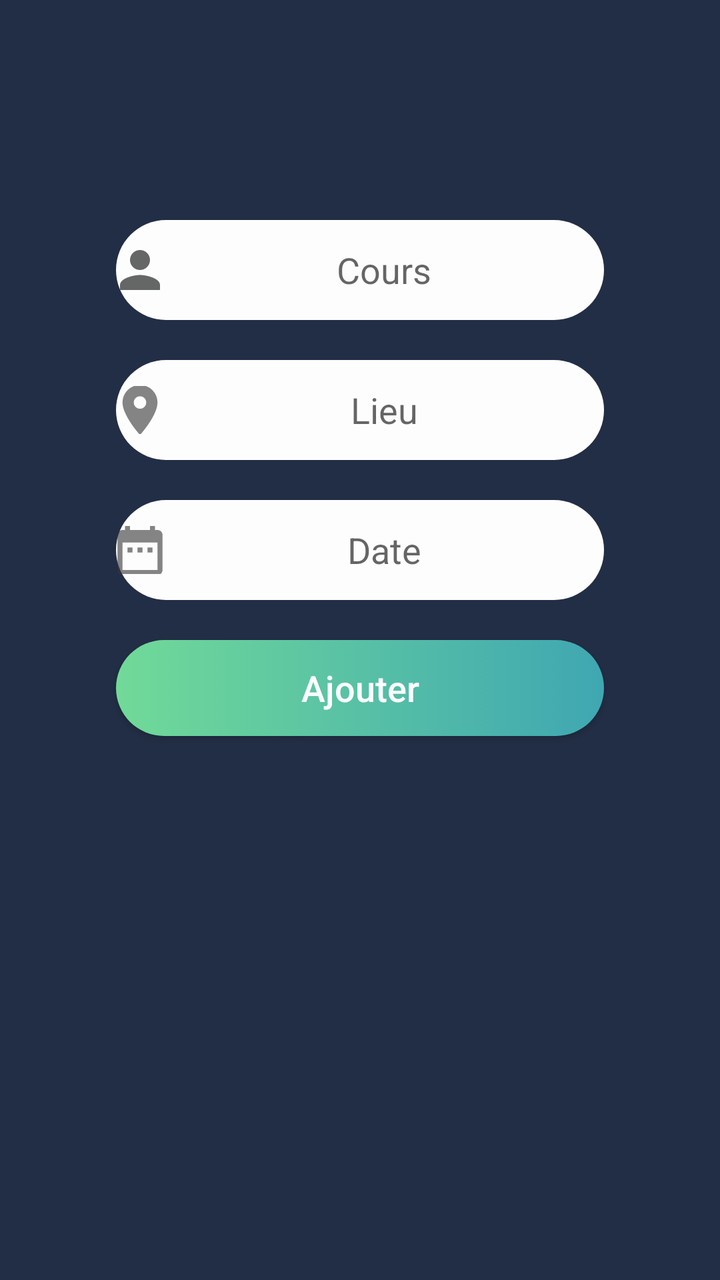
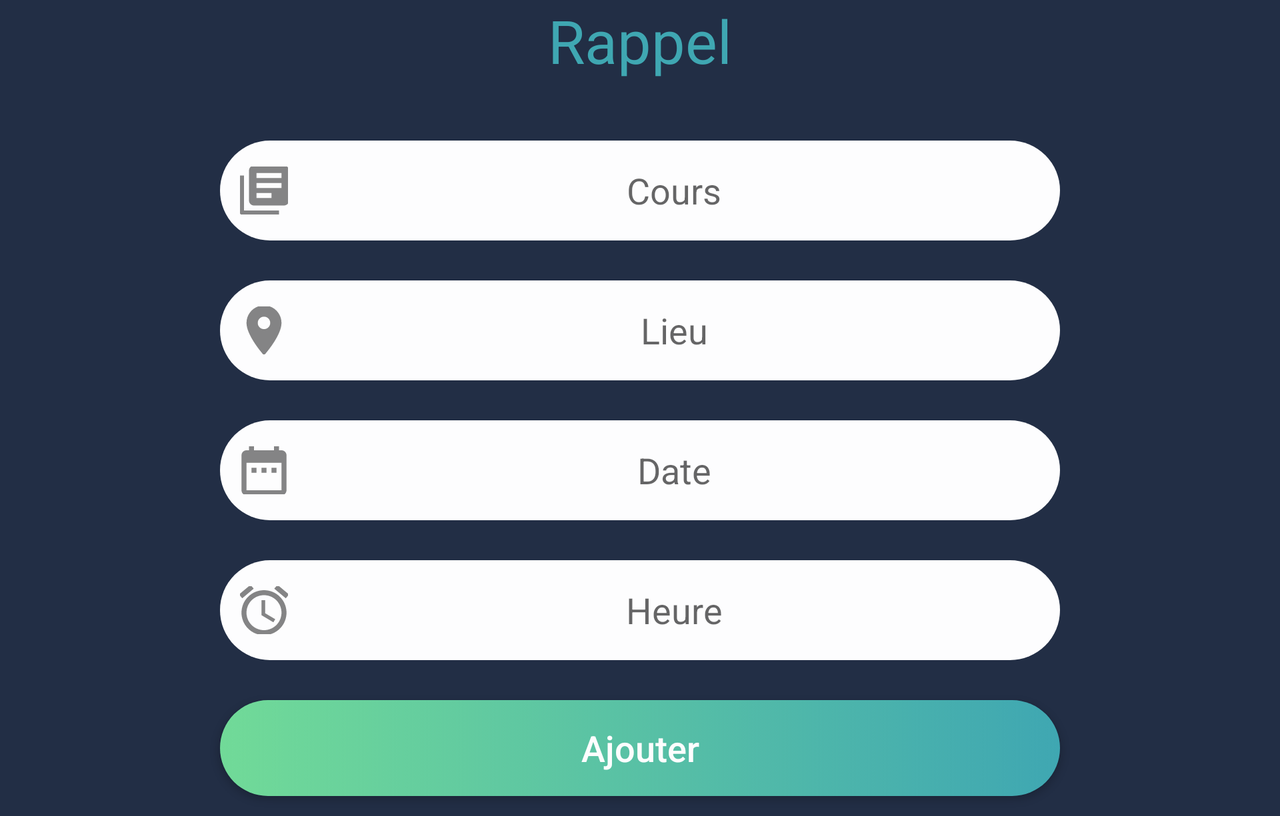

One screen, two layout resources from the same app: the default and the repository's alternative for another configuration. Each is rendered where Android would select it; the XML of both is given below.
<!-- AndroidManifest.xml: application theme AppTheme -->
<!-- res/layout/activity_detail_reminder.xml -->
<RelativeLayout xmlns:android="http://schemas.android.com/apk/res/android"
    xmlns:app="http://schemas.android.com/apk/res-auto"
    xmlns:tools="http://schemas.android.com/tools"
    android:id="@+id/activity_formReminder"
    android:layout_width="match_parent"
    android:layout_height="match_parent"
    android:paddingBottom="100dp"
    android:paddingLeft="48dp"
    android:paddingRight="48dp"
    android:paddingTop="100dp"
    android:background="@color/colorPrimary"
    tools:context=".RegisterActivity">

    <LinearLayout
        android:layout_width="match_parent"
        android:layout_height="match_parent"
        android:layout_centerVertical="true"
        android:layout_centerHorizontal="true"
        android:orientation="vertical">


        <EditText
            style="@style/editText_style"
            android:hint="@string/Cours"
            android:id="@+id/input_reminder_course_"
            android:drawableLeft="@drawable/ic_action_person"
            android:inputType="text" />

        <EditText
            style="@style/editText_style"
            android:hint="@string/location"
            android:id="@+id/input_reminder_location"
            android:drawableLeft="@drawable/ic_loc"
            android:inputType="text" />

        <EditText
            style="@style/editText_style"
            android:hint="@string/Date"
            android:id="@+id/input_reminder_date"
            android:drawableLeft="@drawable/ic_date"
            android:focusable="false"
            android:clickable="true"
            android:inputType="datetime" />

        <Button
            android:id="@+id/btn_reminder_register"
            style="@style/button_style"
            android:text="@string/Add" />

        <ProgressBar
            android:id="@+id/progress_reminder_register"
            android:layout_width="match_parent"
            android:layout_height="wrap_content"
            android:visibility="invisible" />
    </LinearLayout>
</RelativeLayout>
<!-- resources referenced by this layout -->
<resources>
  <color name="colorPrimary">#222E45</color>
  <!-- drawable ic_action_person (drawable-anydpi) -->
  <vector xmlns:android="http://schemas.android.com/apk/res/android"
      android:width="24dp"
      android:height="24dp"
      android:viewportWidth="19.2"
      android:viewportHeight="19.2"
      android:tint="#3E4141"
      android:alpha="0.8">
    <group android:translateX="-2.4"
        android:translateY="-2.4">
        <path
            android:fillColor="#FF000000"
            android:pathData="M12,12c2.21,0 4,-1.79 4,-4s-1.79,-4 -4,-4 -4,1.79 -4,4 1.79,4 4,4zM12,14c-2.67,0 -8,1.34 -8,4v2h16v-2c0,-2.66 -5.33,-4 -8,-4z"/>
    </group>
  </vector>
  <!-- drawable ic_loc (drawable-anydpi) -->
  <vector xmlns:android="http://schemas.android.com/apk/res/android"
      android:width="24dp"
      android:height="24dp"
      android:viewportWidth="19.2"
      android:viewportHeight="19.2"
      android:tint="#333333"
      android:alpha="0.6">
    <group android:translateX="-2.4"
        android:translateY="-2.4">
        <path
            android:fillColor="#FF000000"
            android:pathData="M12,2C8.13,2 5,5.13 5,9c0,5.25 7,13 7,13s7,-7.75 7,-13c0,-3.87 -3.13,-7 -7,-7zM12,11.5c-1.38,0 -2.5,-1.12 -2.5,-2.5s1.12,-2.5 2.5,-2.5 2.5,1.12 2.5,2.5 -1.12,2.5 -2.5,2.5z"/>
    </group>
  </vector>
  <string name="Add">Ajouter</string>
  <string name="Cours">Cours</string>
  <string name="Date">Date</string>
  <string name="location">Lieu</string>
  <style name="button_style">
          <item name="android:background">@drawable/button_background</item>
          <item name="android:layout_margin">10dp</item>
          <item name="android:layout_width">match_parent</item>
          <item name="android:layout_height">wrap_content</item>
          <item name="android:textColor">#FDFDFE</item>
          <item name="android:textAllCaps">false</item>
          <item name="android:textSize">18sp</item>
      </style>
  <style name="editText_style">
          <item name="android:gravity">center</item>
          <item name="android:background">@drawable/edit_background</item>
          <item name="android:layout_width">match_parent</item>
          <item name="android:layout_height">wrap_content</item>
          <item name="android:layout_margin">10dp</item>
          <item name="android:ems">10</item>
      </style>
  <style name="AppTheme" parent="Theme.AppCompat.Light.NoActionBar">
          
          <item name="colorPrimary">@color/colorPrimary</item>
          <item name="colorPrimaryDark">@color/colorPrimaryDark</item>
          <item name="colorAccent">@color/colorAccent</item>
          <item name="android:windowAnimationStyle">@style/ActivityAnimations</item>
      </style>
  <!-- drawable button_background (drawable) -->
  <?xml version="1.0" encoding="utf-8" ?>
  <selector xmlns:android="http://schemas.android.com/apk/res/android">
      <item >
          <shape android:shape="rectangle">
              <corners android:radius="50dp"/>
              <solid android:color="#FDFDFE"/>
              <size android:height="25dp"/>
              <gradient android:startColor="#71DA98" android:endColor="@color/colorPrimaryDark"/>
          </shape>
      </item>
  </selector>
  <!-- drawable edit_background (drawable) -->
  <?xml version="1.0" encoding="utf-8" ?>
  <selector xmlns:android="http://schemas.android.com/apk/res/android">
      <item >
          <shape android:shape="rectangle">
              <corners android:radius="50dp"/>
                  <solid android:color="#FDFDFE"/>
              <size android:height="50dp"/>
          </shape>
      </item>
  </selector>
  <color name="colorPrimaryDark">#3FA7B2</color>
  <color name="colorAccent">#D81B60</color>
  <style name="ActivityAnimations" parent="@android:style/Animation.Activity">
          <item name="android:activityOpenEnterAnimation">@anim/fade_in</item>
          <item name="android:activityOpenExitAnimation">@anim/fade_out</item>
          <item name="android:activityCloseEnterAnimation">@anim/fade_in</item>
          <item name="android:activityCloseExitAnimation">@anim/fade_out</item>
      </style>
</resources>
<!-- res/layout-land/activity_detail_reminder.xml (the repository's variant of the layout above) -->
<!-- drawn on the phone turned sideways -->
<ScrollView xmlns:android="http://schemas.android.com/apk/res/android"
    xmlns:tools="http://schemas.android.com/tools"
    android:layout_width="match_parent"
    android:layout_height="match_parent"
    android:paddingLeft="@dimen/paddingSides_landscape"
    android:paddingRight="@dimen/paddingSides_landscape"
    android:background="@color/colorPrimary"
    tools:context=".RegisterActivity">

    <LinearLayout
        android:layout_width="match_parent"
        android:layout_height="match_parent"
        android:layout_centerVertical="true"
        android:layout_centerHorizontal="true"
        android:orientation="vertical">


        <TextView
            android:layout_width="match_parent"
            android:layout_height="wrap_content"
            android:layout_gravity="center_horizontal"
            android:text="@string/reminder"
            style="@style/textView_style"
            android:textSize="30dp"
            android:layout_marginBottom="20dp"/>

        <EditText
            style="@style/editText_style"
            android:hint="@string/Cours"
            android:id="@+id/input_reminder_course"
            android:drawableLeft="@drawable/ic_action_course"
            android:paddingLeft="10dp"
            android:inputType="text" />

        <EditText
            style="@style/editText_style"
            android:hint="@string/location"
            android:id="@+id/input_reminder_location"
            android:drawableLeft="@drawable/ic_loc"
            android:paddingLeft="10dp"
            android:inputType="text" />

        <EditText
            style="@style/editText_style"
            android:hint="@string/Date"
            android:id="@+id/input_reminder_date"
            android:drawableLeft="@drawable/ic_date"
            android:focusable="false"
            android:clickable="true"
            android:paddingLeft="10dp"
            android:inputType="date" />

        <EditText
            style="@style/editText_style"
            android:hint="@string/Time"
            android:id="@+id/input_reminder_time"
            android:drawableLeft="@drawable/ic_action_time"
            android:focusable="false"
            android:clickable="true"
            android:paddingLeft="10dp"
            android:inputType="time" />

        <Button
            android:id="@+id/btn_reminder_register"
            style="@style/button_style"
            android:text="@string/Add"/>

    </LinearLayout>
</ScrollView>
<!-- resources referenced by the variant -->
<!-- as the phone turned sideways resolves them -->
<resources>
  <color name="colorPrimary">#222E45</color>
  <dimen name="paddingSides_landscape">100dp</dimen>
  <!-- drawable ic_loc (drawable-anydpi) -->
  <vector xmlns:android="http://schemas.android.com/apk/res/android"
      android:width="24dp"
      android:height="24dp"
      android:viewportWidth="19.2"
      android:viewportHeight="19.2"
      android:tint="#333333"
      android:alpha="0.6">
    <group android:translateX="-2.4"
        android:translateY="-2.4">
        <path
            android:fillColor="#FF000000"
            android:pathData="M12,2C8.13,2 5,5.13 5,9c0,5.25 7,13 7,13s7,-7.75 7,-13c0,-3.87 -3.13,-7 -7,-7zM12,11.5c-1.38,0 -2.5,-1.12 -2.5,-2.5s1.12,-2.5 2.5,-2.5 2.5,1.12 2.5,2.5 -1.12,2.5 -2.5,2.5z"/>
    </group>
  </vector>
  <string name="Add">Ajouter</string>
  <string name="Cours">Cours</string>
  <string name="Date">Date</string>
  <string name="Time">Heure</string>
  <string name="location">Lieu</string>
  <string name="reminder">Rappel</string>
  <style name="button_style">
          <item name="android:background">@drawable/button_background</item>
          <item name="android:layout_margin">10dp</item>
          <item name="android:layout_width">match_parent</item>
          <item name="android:layout_height">wrap_content</item>
          <item name="android:textColor">#FDFDFE</item>
          <item name="android:textAllCaps">false</item>
          <item name="android:textSize">18sp</item>
      </style>
  <style name="editText_style">
          <item name="android:gravity">center</item>
          <item name="android:background">@drawable/edit_background</item>
          <item name="android:layout_width">match_parent</item>
          <item name="android:layout_height">wrap_content</item>
          <item name="android:layout_margin">10dp</item>
          <item name="android:ems">10</item>
      </style>
  <style name="textView_style">
          <item name="android:gravity">center</item>
          <item name="android:textColor">@color/colorPrimaryDark</item>
          <item name="android:layout_width">match_parent</item>
          <item name="android:layout_height">wrap_content</item>
       </style>
  <style name="AppTheme" parent="Theme.AppCompat.Light.NoActionBar">
          
          <item name="colorPrimary">@color/colorPrimary</item>
          <item name="colorPrimaryDark">@color/colorPrimaryDark</item>
          <item name="colorAccent">@color/colorAccent</item>
          <item name="android:windowAnimationStyle">@style/ActivityAnimations</item>
      </style>
  <!-- drawable button_background (drawable) -->
  <?xml version="1.0" encoding="utf-8" ?>
  <selector xmlns:android="http://schemas.android.com/apk/res/android">
      <item >
          <shape android:shape="rectangle">
              <corners android:radius="50dp"/>
              <solid android:color="#FDFDFE"/>
              <size android:height="25dp"/>
              <gradient android:startColor="#71DA98" android:endColor="@color/colorPrimaryDark"/>
          </shape>
      </item>
  </selector>
  <!-- drawable edit_background (drawable) -->
  <?xml version="1.0" encoding="utf-8" ?>
  <selector xmlns:android="http://schemas.android.com/apk/res/android">
      <item >
          <shape android:shape="rectangle">
              <corners android:radius="50dp"/>
                  <solid android:color="#FDFDFE"/>
              <size android:height="50dp"/>
          </shape>
      </item>
  </selector>
  <color name="colorPrimaryDark">#3FA7B2</color>
  <color name="colorAccent">#D81B60</color>
  <style name="ActivityAnimations" parent="@android:style/Animation.Activity">
          <item name="android:activityOpenEnterAnimation">@anim/fade_in</item>
          <item name="android:activityOpenExitAnimation">@anim/fade_out</item>
          <item name="android:activityCloseEnterAnimation">@anim/fade_in</item>
          <item name="android:activityCloseExitAnimation">@anim/fade_out</item>
      </style>
</resources>
